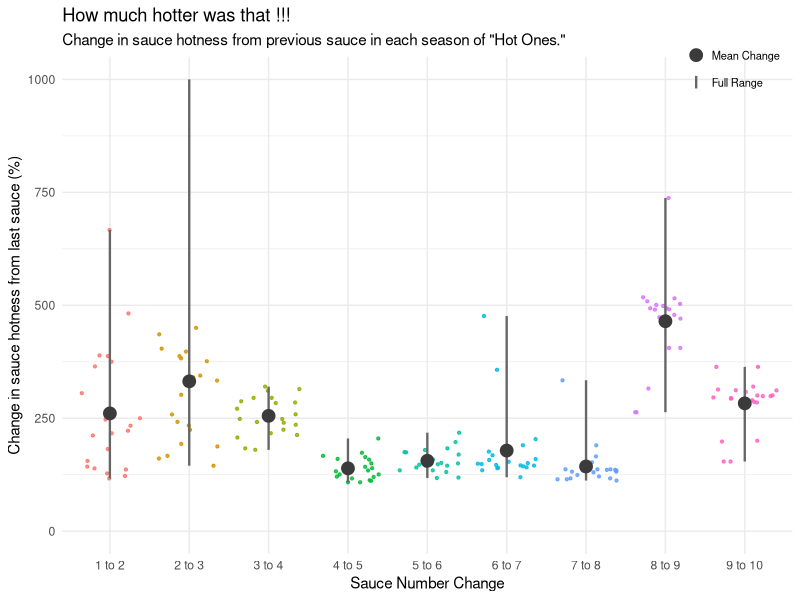

Write R code to recreate this figure.
library(dplyr)
library(ggplot2)

# link do danych: https://github.com/rfordatascience/tidytuesday/blob/main/data/2023/2023-08-08/sauces.csv
#link do wykresu z X: https://x.com/JonMinton/status/1689246298019368960?s=20

# Dwie rzeczy warte poprawy to legenda nie wiadamo czym są pionowe linie oraz duże kropki na wykresie,
#oraz tytuł

sosy <- read.csv("sauce.csv")


sosy <- sosy %>%  mutate(procenty= ifelse(sauce_number!=1,(scoville/lag(scoville))*100,0)) %>% 
  mutate(napisy = ifelse(sauce_number!=1, paste(lag(sauce_number),"to",sauce_number),NA))
sosy <- na.omit(sosy)

ggplot(data=sosy ,aes(x= napisy,y=procenty))+
  geom_jitter(alpha = 0.8, size= 0.8,aes(color = napisy),show.legend = FALSE)+
  stat_summary(
    aes(linetype = "Full Range"),
    fun.min = min, 
    fun.max = max, 
    geom = "linerange", 
    color = "gray40", 
    size = 0.8
  ) +
  
  stat_summary(
    aes(shape = "Mean Change"),
    fun = mean, 
    geom = "point", 
    color = "gray23", 
    size = 4
  ) +
  scale_linetype_manual(name = "", values = c("Full Range" = "solid")) +
  scale_shape_manual(name = "", values = c("Mean Change" = 19)) + 
  scale_y_continuous(limits=c(0,1000))+
  labs(
    title = "How much hotter was that !!!",
    subtitle = "Change in sauce hotness from previous sauce in each season of \"Hot Ones.\"",
    y = "Change in sauce hotness from last sauce (%)", 
    x = "Sauce Number Change"
  ) +
  theme_minimal() +
  theme(
    legend.position = c(0.92, 1), 
    
    legend.text = element_text(size = 8), 
    legend.key.size = unit(0.4, "cm"),      
    legend.spacing.y = unit(-0.7, "cm")
  )


# Obecny wykres jest znacznie czytelniejszy, odbiorca wie o jakich sosach mowa , wie dzięki legendzie czym
# są pionowe linie oraz duże kropki , dzięki zmianie kolorów pomiedzy kolejnymi kolumnami trudniej
# pomylić poszczególne punkty , które mogły wylądować obok siebie przez geom_jitter.